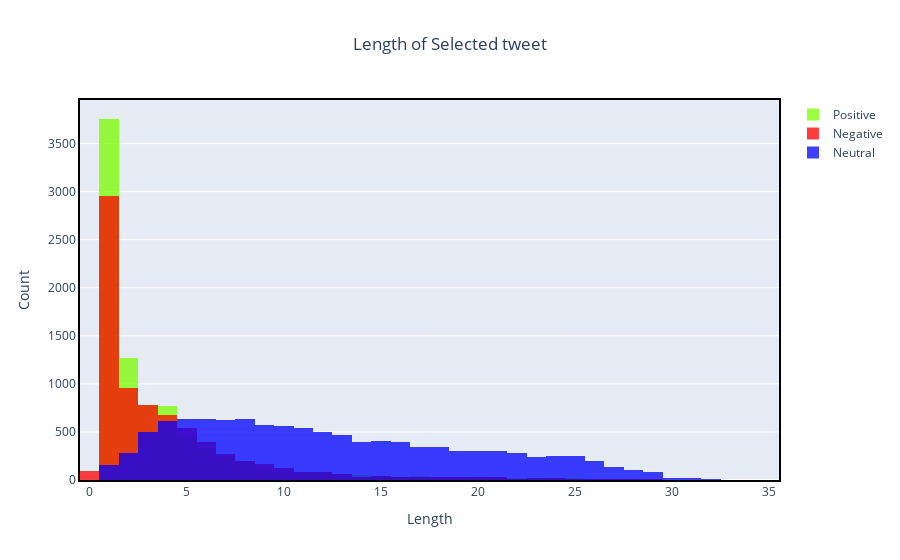

Write notebook code for a chart like this one.
### Code cell
fig = go.Figure()
fig.add_trace(go.Histogram(x=tweet_train[tweet_train['sentiment']=='positive']['targetTweet_length'],name="Positive",marker_color='#7cfc00'))
fig.add_trace(go.Histogram(x=tweet_train[tweet_train['sentiment']=='negative']['targetTweet_length'],name="Negative",marker_color='red'))
fig.add_trace(go.Histogram(x=tweet_train[tweet_train['sentiment']=='neutral']['targetTweet_length'],name="Neutral",marker_color='blue'))

# Overlay both histograms

fig.update_xaxes(showline=True, linewidth=2, linecolor='black', mirror=True)
fig.update_yaxes(showline=True, linewidth=2, linecolor='black', mirror=True)
fig.update_layout(
    title_text='Length of Selected tweet', # title of plot
    xaxis_title_text='Length', # xaxis label
    yaxis_title_text='Count', # yaxis label
    title_x=0.5,
    barmode='overlay'
)

# Reduce opacity to see both histograms
fig.update_traces(opacity=0.75)
fig.show()

### Figure 1 — Plotly figure (JSON) as saved in the notebook; plotly's stock layout.template omitted (floating-point values rounded to 4 significant figures; data arrays with more than 128 entries replaced by an {"elided": "..."} marker saying what was removed)
{"data": [{"marker": {"color": "#7cfc00"}, "name": "Positive", "opacity": 0.75, "type": "histogram", "x": {"elided": "8582 int values"}}, {"marker": {"color": "red"}, "name": "Negative", "opacity": 0.75, "type": "histogram", "x": {"elided": "7781 int values"}}, {"marker": {"color": "blue"}, "name": "Neutral", "opacity": 0.75, "type": "histogram", "x": {"elided": "11117 int values"}}], "layout": {"barmode": "overlay", "title": {"text": "Length of Selected tweet", "x": 0.5}, "xaxis": {"linecolor": "black", "linewidth": 2, "mirror": true, "showline": true, "title": {"text": "Length"}}, "yaxis": {"linecolor": "black", "linewidth": 2, "mirror": true, "showline": true, "title": {"text": "Count"}}}}
